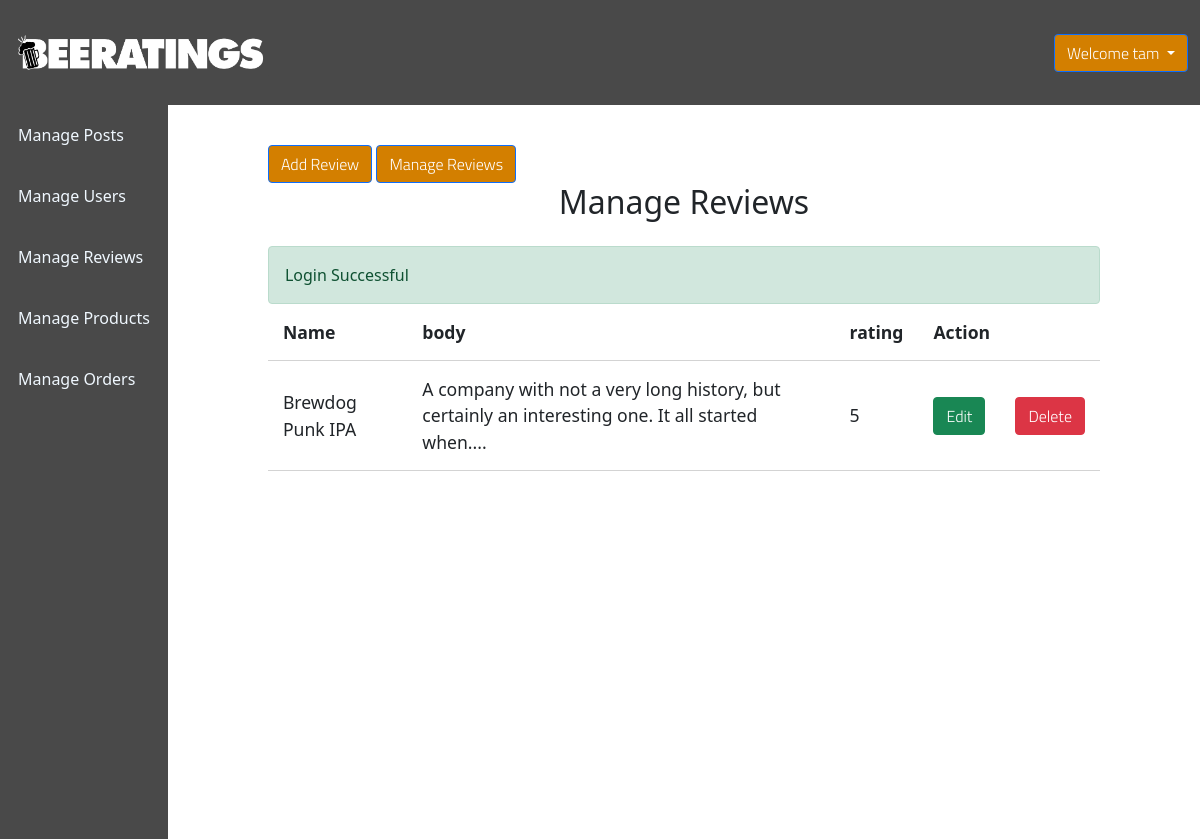
/beeratings/admin/reviews/admin_reviews.php (signed in), run on the app's committed database.
### tables this page shows
CREATE TABLE `reviews` (
  `id` int(11) NOT NULL,
  `name` varchar(255) NOT NULL,
  `body` varchar(255) NOT NULL,
  `rating` int(10) NOT NULL,
  `image` varchar(255) NOT NULL
);

### beeratings/admin/reviews/review.php (called while the page is built, shortened)
<?php
  include_once("../../../includes/db.php");
    $table = 'reviews';
    $reviews = selectALL($table);

### includes/db.php (called while the page is built, shortened)
<?php
require('dbconnect.php');
function selectALL($table, $conditions = [])
{
    global $conn;
    $sql = "SELECT * FROM $table";
    if (empty($conditions)) {
        $stmt = $conn->prepare($sql);
        $stmt->execute();
        $records = $stmt->get_result()->fetch_all(MYSQLI_ASSOC);
        return $records;
    }
}

### beeratings/admin/reviews/admin_reviews.php (the view, shortened to what this page needs)
<?php include_once("review.php");
?>
<!DOCTYPE html>
<html lang="en">
    <head>
        <link rel="stylesheet"
            href="https://use.fontawesome.com/releases/v5.7.2/css/all.css"
>
        <link href="https://cdn.jsdelivr.net/npm/bootstrap@5.0.0-beta3/dist/css/bootstrap.min.css" rel="stylesheet">
        <link rel="stylesheet" href="../../css/admin.css">
    </head>
    <body>
        <?php include_once("../includes/admin_header.php"); ?>
        <div class="admin-wrapper">
        <?php include_once("../includes/admin_sidemenu.php"); ?>
            <div class="admin-content">
                <div class="button-group">
                    <a href="create.php" class="btn btn-primary">Add Review</a>
                    <a href="admin_reviews.php" class="btn btn-primary">Manage Reviews</a>
                </div>
                <div class="content">
                    <h2 class="page-title">Manage Reviews</h2>
                    <?php include_once("../../../includes/messages.php"); ?>
                    <table>
                        <thead>
                            <th>Name</th>
                            <th>body</th>
                            <th>rating</th>
                            <th colspan="3">Action</th>
                        </thead>
                        <tbody>
                            <?php
                            foreach ($reviews as $key => $review):?>
                                <tr>
                                <td><?php echo $review['name']?></td>
                                <td><?php echo $review['body']?></td>
                                <td><?php echo $review['rating']?></td>
                                <td><a href="edit.php?id=<?php echo $review['id'];?>" class="btn btn-success">Edit</a></td>
                                <td><a href="admin_reviews.php?del_id=<?php echo $review['id'];?>" class="btn btn-danger">Delete</a></td>
                            </tr>
                            <?php endforeach;?>
                        </tbody>
                    </table>
                </div>
            </div>
        </div>
    </body>
</html>

### beeratings/css/admin.css (style rules this page uses)
.admin-wrapper { display: flex; height: calc(100% - 66px); }
.btn { font-family: 'Titillium Web', sans-serif; font-weight: 300; }
.admin-wrapper .admin-content { flex: 8; height: 100%; padding: 40px 100px 100px; overflow-y: scroll; }
.admin-content .page-title { text-align: center; margin-bottom: 1.5rem; }
table { width: 100%; border-collapse: collapse; font-size: 1.1rem; }
th, td { padding: 15px; text-align: left; border-bottom: 1px solid #d3d3d3; }
* { box-sizing: border-box }
html, body { height: 100%; padding: 0px; margin: 0px; }
a { text-decoration: none; color: inherit; }
.btn-primary { background-color: #D37F00; }

### data on the page
reviews: name "Brewdog Punk IPA", body "A company with not a very long history, but certainly an interesting one. It all started when....", rating "5"

### other printed values
$_SESSION['username'] "tam"
$_SESSION['message'] "Login Successful"
